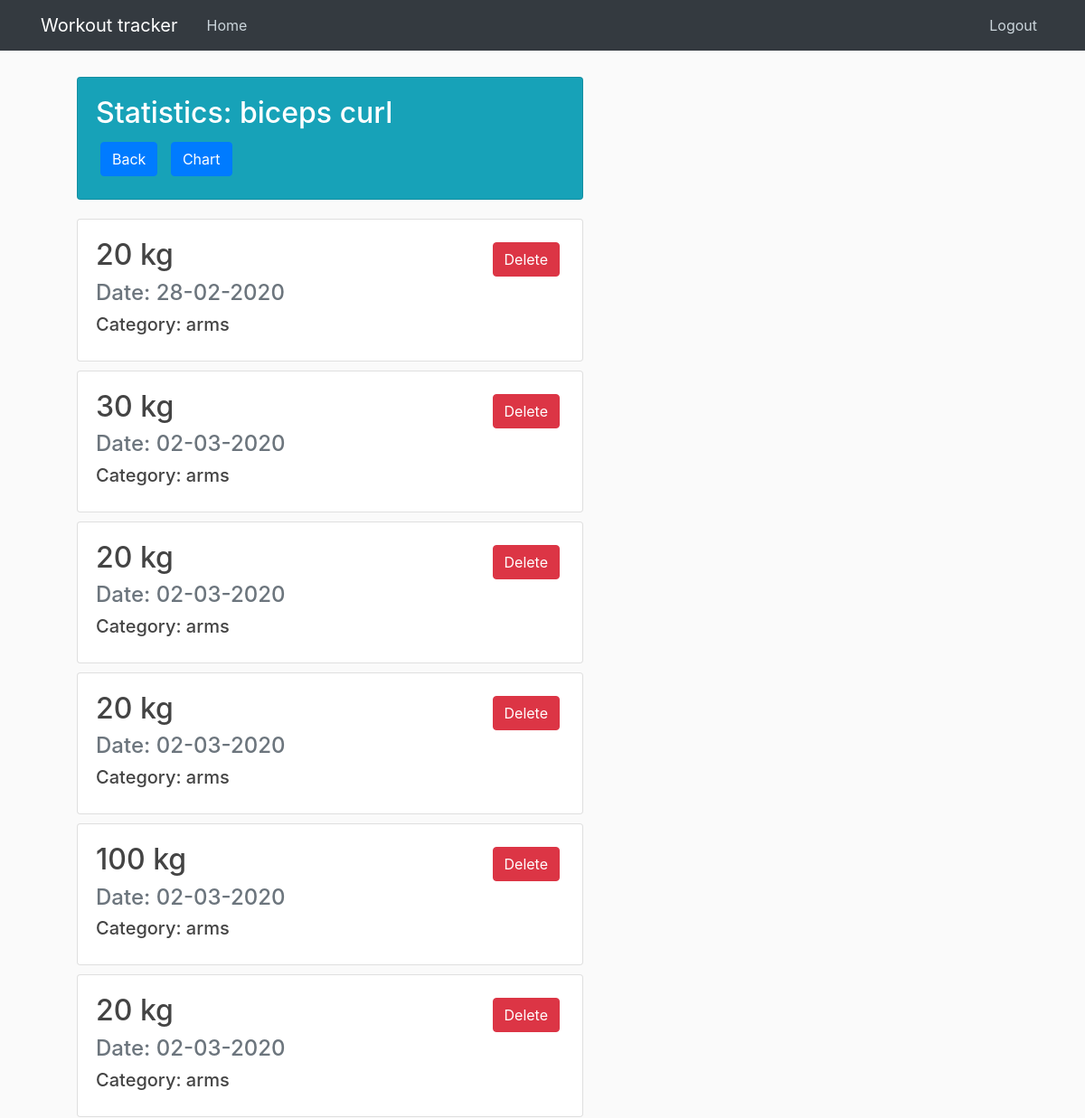
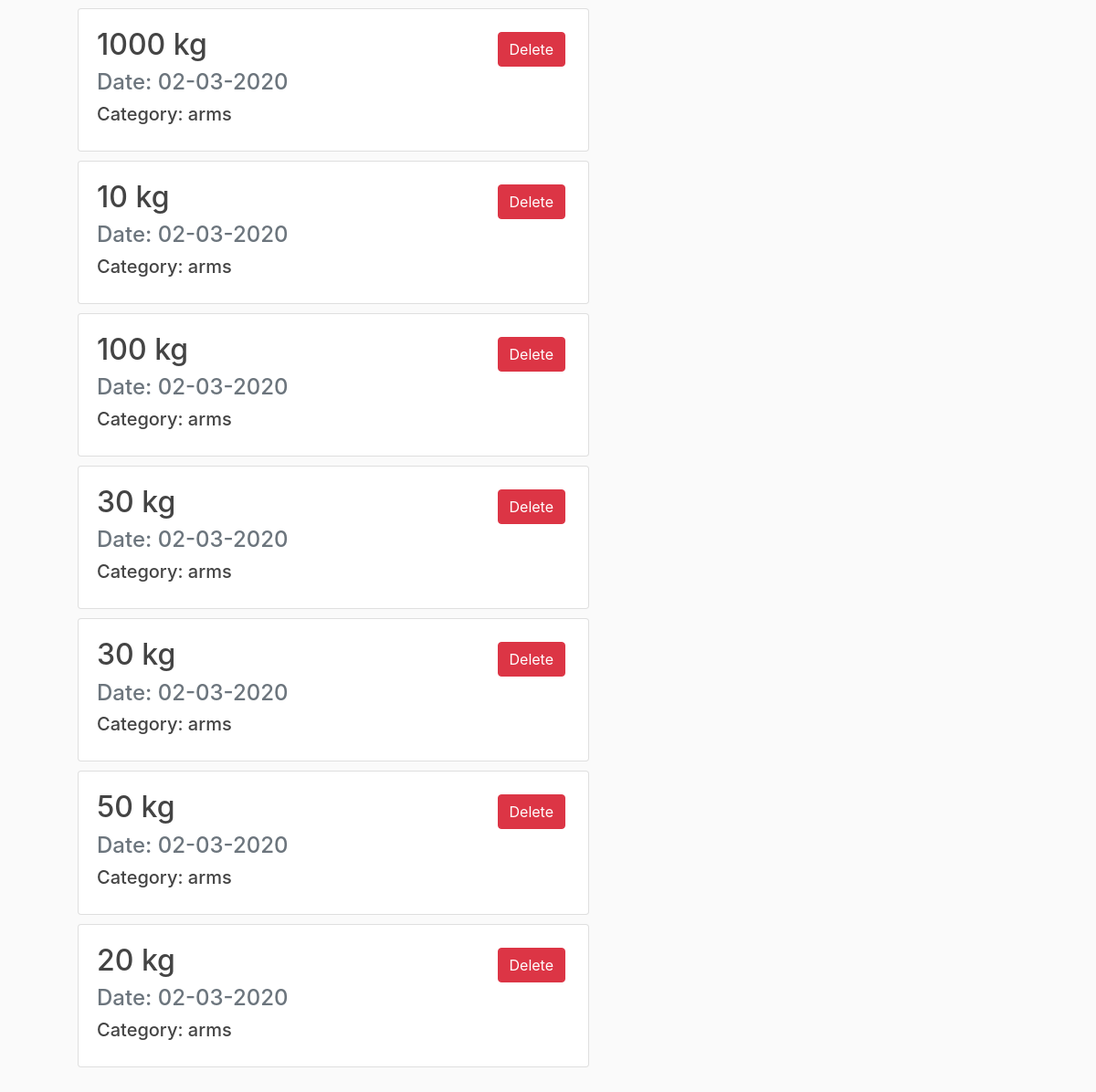
Page /stats/biceps curl (signed in) on the committed database (2 pictures, top to bottom).
### workout_tracker/models.py (models this page shows, shortened)
class Post(db.Model):
    id = db.Column(db.Integer, primary_key=True)
    exercise = db.Column(db.String(20), nullable=False)
    weight = db.Column(db.Integer, nullable=False)
    category = db.Column(db.String(20))
    date_posted = db.Column(db.DateTime, default=datetime.utcnow)
    user_id = db.Column(db.Integer, db.ForeignKey('user.id'), nullable=False)

### workout_tracker/routes.py (the view)
@app.route("/stats/<string:exercise>")
def stats(exercise):
    posts = Post.query.filter_by(exercise = exercise)
    return render_template('stats.html', legend = exercise, posts=posts)

### workout_tracker/models.py (called while the page is built)
@login_manager.user_loader
def load_user(user_id):
    return User.query.get(int(user_id))

### workout_tracker/templates/stats.html
{% extends "layout.html" %}
{% block content %}
<div class="card text-white bg-info mb-3 w-50">
    <div class="card-body">
    <h2 class="text-white">Statistics: {{ legend }} </h2>
    <button type="button" class="btn btn-primary" onclick="window.location.href='/home';">Back</button>
    <button type="button" class="btn btn-primary" onclick="window.location.href='{{ url_for('exchart', exercise = legend ) }}';">Chart</button>
    </div>
</div>
    <br>
    {% for post in posts %}
    <div class="card w-50">
        <div class="card-body">
            <div>
                <form action="{{ url_for('stat_delete', post_id=post.id) }}" method="POST">
                    <input type="submit" class="btn btn-danger float-right" value="Delete">
                </form>
            </div>
            <h2 class="card-text">{{ post.weight }} kg</h2>
            <h4 class="text-muted">Date: {{ post.date_posted.strftime('%d-%m-%Y') }}</h4>
            <h5 class="text-sm-left">Category: {{ post.category }}</h5>
        </div>
    </div>
{% endfor %}
{% endblock content %}

### workout_tracker/static/main.css (style rules this page uses)
body { background: #fafafa; color: #333333; margin-top: 5rem; margin-left: 5rem; margin-bottom: 5rem; }
.card { display:inline-block; margin: 5px; }
.btn { margin: 5px; }
h1, h2, h3, h4, h5, h6 { color: #444444; }

### rows in the picture
Post: weight "20", date_posted "28-02-2020", category "arms"
Post: weight "30", date_posted "02-03-2020", category "arms"
Post: weight "20", date_posted "02-03-2020", category "arms"
Post: weight "20", date_posted "02-03-2020", category "arms"
Post: weight "100", date_posted "02-03-2020", category "arms"
Post: weight "20", date_posted "02-03-2020", category "arms"
Post: weight "1000", date_posted "02-03-2020", category "arms"
Post: weight "10", date_posted "02-03-2020", category "arms"
Post: weight "100", date_posted "02-03-2020", category "arms"
Post: weight "30", date_posted "02-03-2020", category "arms"
Post: weight "30", date_posted "02-03-2020", category "arms"
Post: weight "50", date_posted "02-03-2020", category "arms"
Post: weight "20", date_posted "02-03-2020", category "arms"

### other values in the picture
{{ legend }} "biceps curl"
